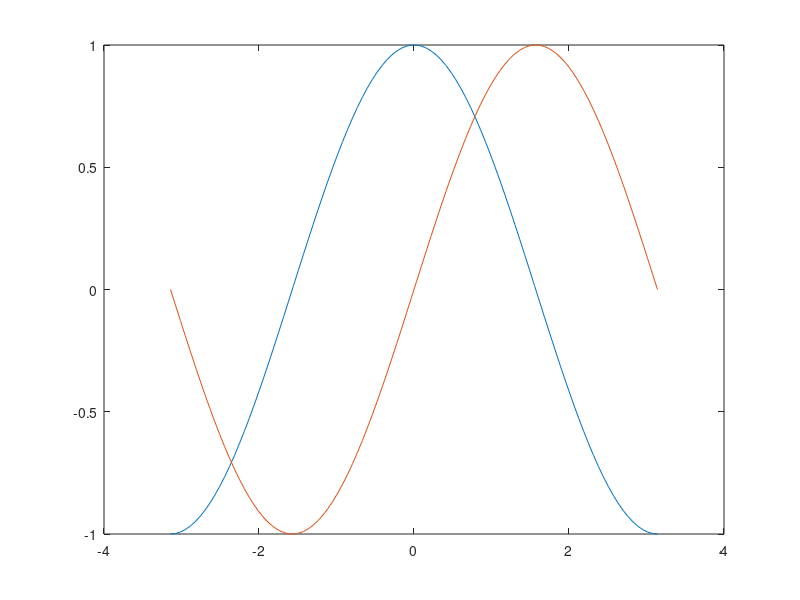

MATLAB code to generate this figure: (Note: this script raises an error after producing the figure.)
%=============================================================================
% Copyright (c) 2016-present Allan CORNET (Nelson)
%=============================================================================
% This file is part of the Nelson.
%=============================================================================
% LICENCE_BLOCK_BEGIN
% SPDX-License-Identifier: LGPL-3.0-or-later
% LICENCE_BLOCK_END
%=============================================================================
% <--ADV-CLI MODE-->
%=============================================================================
f = figure();
x = linspace(-pi, pi);
y1 = cos(x);
plot(x, y1)
hold on
y2 = sin(x);
plot(x, y2)
hold off
%=============================================================================
ax = f.Children;
assert_isequal(size(ax.Children), [1 2]);
assert_isequal(ax.Children(1).Type, 'line');
assert_isequal(ax.Children(2).Type, 'line');
%=============================================================================
